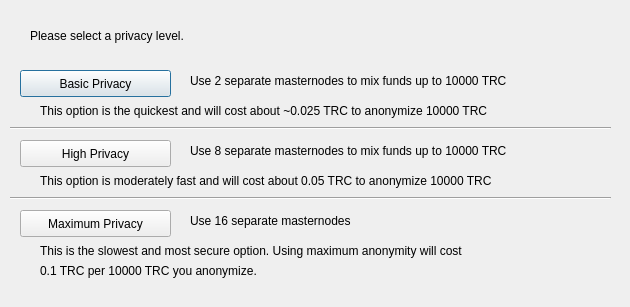
<?xml version="1.0" encoding="UTF-8"?>
<ui version="4.0">
 <class>ObfuscationConfig</class>
 <widget class="QDialog" name="ObfuscationConfig">
  <property name="geometry">
   <rect>
    <x>0</x>
    <y>0</y>
    <width>630</width>
    <height>307</height>
   </rect>
  </property>
  <property name="windowTitle">
   <string>Configure Obfuscation</string>
  </property>
  <widget class="QPushButton" name="buttonBasic">
   <property name="geometry">
    <rect>
     <x>20</x>
     <y>70</y>
     <width>151</width>
     <height>27</height>
    </rect>
   </property>
   <property name="text">
    <string>Basic Privacy</string>
   </property>
  </widget>
  <widget class="QPushButton" name="buttonHigh">
   <property name="geometry">
    <rect>
     <x>20</x>
     <y>140</y>
     <width>151</width>
     <height>27</height>
    </rect>
   </property>
   <property name="text">
    <string>High Privacy</string>
   </property>
  </widget>
  <widget class="QPushButton" name="buttonMax">
   <property name="geometry">
    <rect>
     <x>20</x>
     <y>210</y>
     <width>151</width>
     <height>27</height>
    </rect>
   </property>
   <property name="text">
    <string>Maximum Privacy</string>
   </property>
  </widget>
  <widget class="QLabel" name="label">
   <property name="geometry">
    <rect>
     <x>30</x>
     <y>20</y>
     <width>571</width>
     <height>31</height>
    </rect>
   </property>
   <property name="text">
    <string>Please select a privacy level.</string>
   </property>
  </widget>
  <widget class="QLabel" name="label_2">
   <property name="geometry">
    <rect>
     <x>190</x>
     <y>70</y>
     <width>421</width>
     <height>21</height>
    </rect>
   </property>
   <property name="text">
    <string>Use 2 separate masternodes to mix funds up to 10000 TRC</string>
   </property>
  </widget>
  <widget class="QLabel" name="label_3">
   <property name="geometry">
    <rect>
     <x>190</x>
     <y>140</y>
     <width>411</width>
     <height>21</height>
    </rect>
   </property>
   <property name="text">
    <string>Use 8 separate masternodes to mix funds up to 10000 TRC</string>
   </property>
  </widget>
  <widget class="QLabel" name="label_4">
   <property name="geometry">
    <rect>
     <x>190</x>
     <y>210</y>
     <width>421</width>
     <height>21</height>
    </rect>
   </property>
   <property name="text">
    <string>Use 16 separate masternodes</string>
   </property>
  </widget>
  <widget class="QLabel" name="label_6">
   <property name="geometry">
    <rect>
     <x>40</x>
     <y>100</y>
     <width>561</width>
     <height>21</height>
    </rect>
   </property>
   <property name="text">
    <string>This option is the quickest and will cost about ~0.025 TRC to anonymize 10000 TRC</string>
   </property>
  </widget>
  <widget class="QLabel" name="label_7">
   <property name="geometry">
    <rect>
     <x>40</x>
     <y>170</y>
     <width>561</width>
     <height>21</height>
    </rect>
   </property>
   <property name="text">
    <string>This option is moderately fast and will cost about 0.05 TRC to anonymize 10000 TRC</string>
   </property>
  </widget>
  <widget class="QLabel" name="label_8">
   <property name="geometry">
    <rect>
     <x>40</x>
     <y>240</y>
     <width>561</width>
     <height>21</height>
    </rect>
   </property>
   <property name="text">
    <string>This is the slowest and most secure option. Using maximum anonymity will cost</string>
   </property>
  </widget>
  <widget class="QLabel" name="label_9">
   <property name="geometry">
    <rect>
     <x>40</x>
     <y>260</y>
     <width>561</width>
     <height>21</height>
    </rect>
   </property>
   <property name="text">
    <string>0.1 TRC per 10000 TRC you anonymize.</string>
   </property>
  </widget>
  <widget class="Line" name="line">
   <property name="geometry">
    <rect>
     <x>10</x>
     <y>120</y>
     <width>601</width>
     <height>16</height>
    </rect>
   </property>
   <property name="orientation">
    <enum>Qt::Horizontal</enum>
   </property>
  </widget>
  <widget class="Line" name="line_2">
   <property name="geometry">
    <rect>
     <x>10</x>
     <y>190</y>
     <width>601</width>
     <height>16</height>
    </rect>
   </property>
   <property name="orientation">
    <enum>Qt::Horizontal</enum>
   </property>
  </widget>
 </widget>
 <resources/>
 <connections/>
</ui>
